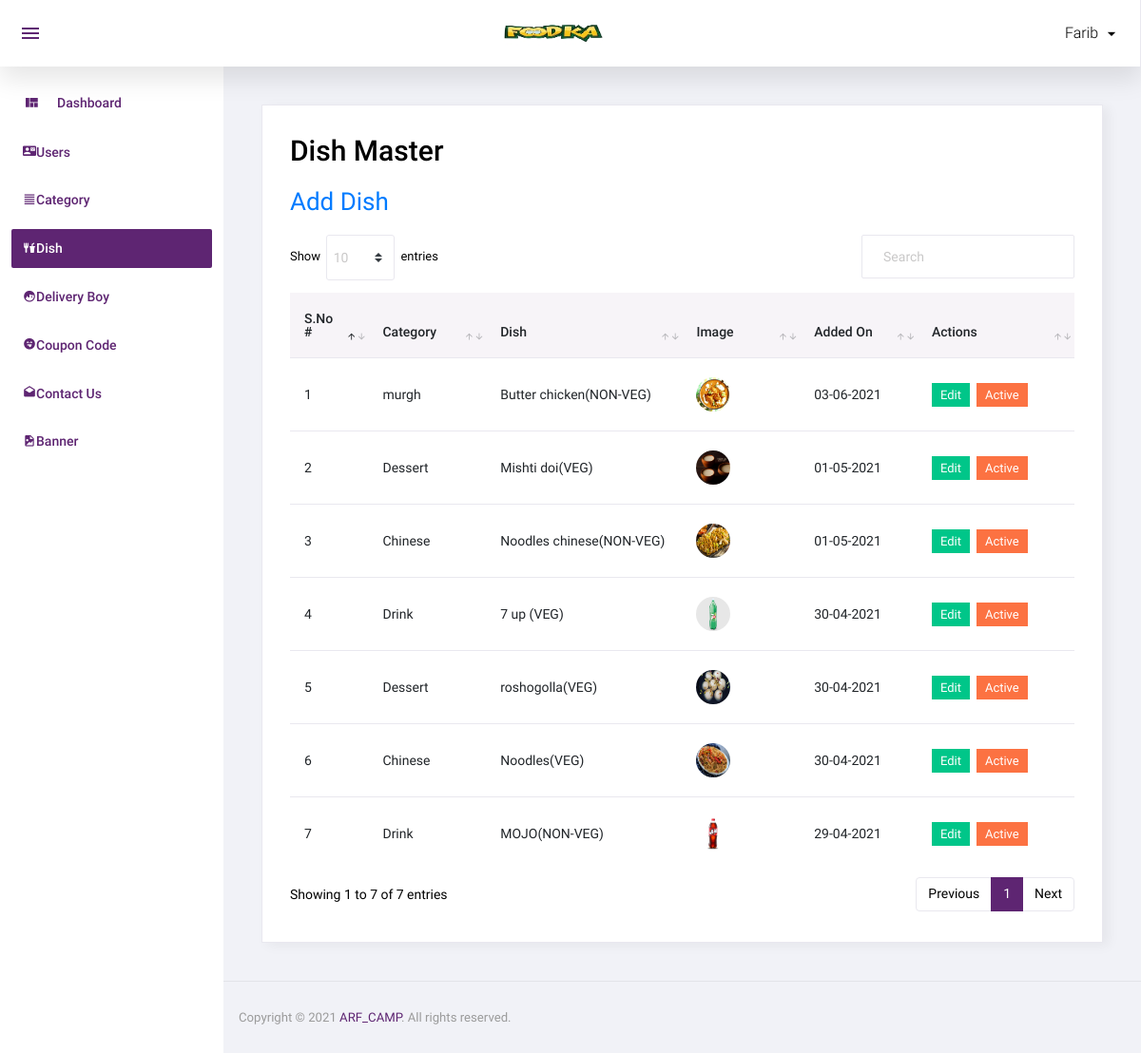
/admin/dish.php (signed in), run on the app's committed database.
### tables this page shows
CREATE TABLE `dish` (
  `id` int(11) NOT NULL,
  `category_id` int(11) NOT NULL,
  `dish` varchar(100) NOT NULL,
  `dish_detail` text NOT NULL,
  `image` varchar(100) NOT NULL,
  `type` enum('veg','non-veg') NOT NULL,
  `status` int(11) NOT NULL,
  `added_on` datetime NOT NULL
);

CREATE TABLE `category` (
  `id` int(11) NOT NULL,
  `category` varchar(50) NOT NULL,
  `order_number` int(11) NOT NULL,
  `status` int(11) NOT NULL,
  `added_on` datetime NOT NULL
);

### admin/dish.php (the view, shortened to what this page needs)
<?php
include('top.php');
$sql="select dish.*,category.category from dish,category where dish.category_id=category.id order by dish.id desc";
$res=mysqli_query($con,$sql);
?>
  <div class="card">
            <div class="card-body">
              <h1 class="grid_title">Dish Master</h1>
			  <a href="manage_dish.php" class="add_link">Add Dish</a>
			  <div class="row grid_box">
                <div class="col-12">
                  <div class="table-responsive">
                    <table id="order-listing" class="table">
                      <thead>
                        <tr>
                            <th width="10%">S.No #</th>
                            <th width="15%">Category</th>
                            <th width="25%">Dish</th>
							<th width="15%">Image</th>
							<th width="15%">Added On</th>
                            <th width="20%">Actions</th>
                        </tr>
                      </thead>
                      <tbody>
                        <?php if(mysqli_num_rows($res)>0){
						$i=1;
						while($row=mysqli_fetch_assoc($res)){
						?>
						<tr>
                            <td><?php echo $i?></td>
                            <td><?php echo $row['category']?></td>
							<td><?php echo $row['dish']?>(<?php echo strtoupper($row['type'])?>)</td>
							<td><a target="_blank" href="<?php echo SITE_DISH_IMAGE.$row['image']?>"><img src="<?php echo SITE_DISH_IMAGE.$row['image']?>"/></a></td>
							<td>
							<?php
							$dateStr=strtotime($row['added_on']);
							echo date('d-m-Y',$dateStr);
							?>
							</td>
							<td>
								<a href="manage_dish.php?id=<?php echo $row['id']?>"><label class="badge badge-success hand_cursor">Edit</label></a>&nbsp;
								<?php
								if($row['status']==1){
								?>
								<a href="?id=<?php echo $row['id']?>&type=deactive"><label class="badge badge-danger hand_cursor">Active</label></a>
								<?php
								}else{
								?>
								<a href="?id=<?php echo $row['id']?>&type=active"><label class="badge badge-info hand_cursor">Deactive</label></a>
								<?php
								}
								?>
							</td>
                        </tr>
                        <?php
						$i++;
						} } else { ?>
						<tr>
							<td colspan="5">No data found</td>
						</tr>
						<?php } ?>
                      </tbody>
                    </table>
                  </div>
				</div>
              </div>
            </div>
          </div>
<?php include('footer.php');?>

### data on the page
dish: category.category "murgh", dish "Butter chicken", type "NON-VEG", image (picture), added_on "03-06-2021"
dish: category.category "Dessert", dish "Mishti doi", type "VEG", image (picture), added_on "01-05-2021"
dish: category.category "Chinese", dish "Noodles chinese", type "NON-VEG", image (picture), added_on "01-05-2021"
dish: category.category "Drink", dish "7 up", type "VEG", image (picture), added_on "30-04-2021"
dish: category.category "Dessert", dish "roshogolla", type "VEG", image (picture), added_on "30-04-2021"
dish: category.category "Chinese", dish "Noodles", type "VEG", image (picture), added_on "30-04-2021"
dish: category.category "Drink", dish "MOJO", type "NON-VEG", image (picture), added_on "29-04-2021"

### other printed values
$_SESSION['ADMIN_USER'] "Farib"
